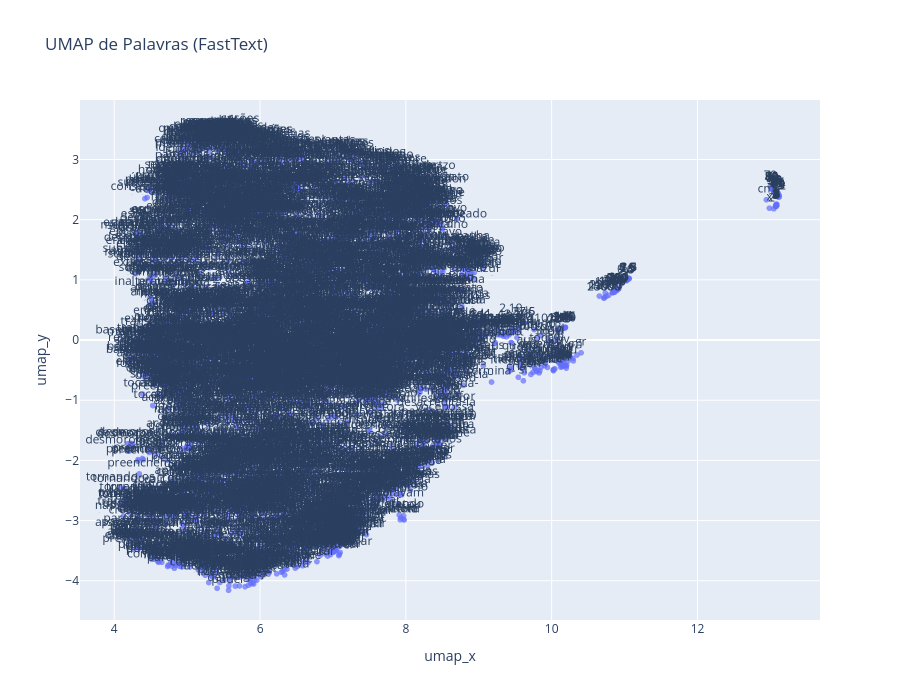

Notebook code cell kept with this figure:
### Code cell
import numpy as np
import umap
import plotly.express as px
import pandas as pd

# 1. Vocabulário único (a partir dos tokens)
vocab = set(word for tokens in txts_train_cleaned_no_stopwords for word in tokens)

# 2. Embeddings das palavras
words = []
vectors = []

for word in vocab:
    try:
        vec = ft.get_word_vector(word)
        words.append(word)
        vectors.append(vec)
    except Exception:
        continue  # ignora se a palavra não estiver no modelo (raro)

vectors = np.vstack(vectors)

# 3. Redução de dimensionalidade com UMAP
X_umap = umap.UMAP(random_state=42).fit_transform(vectors)

# 4. DataFrame para visualização
df_words = pd.DataFrame({
    "umap_x": X_umap[:, 0],
    "umap_y": X_umap[:, 1],
    "palavra": words
})

# 5. Plot com Plotly
fig = px.scatter(
    df_words,
    x="umap_x",
    y="umap_y",
    text="palavra",
    title="UMAP de Palavras (FastText)",
    width=900,
    height=700
)

fig.update_traces(textposition='top center', marker=dict(size=6, opacity=0.7))
fig.show()

### Figure 1 — Plotly figure (JSON) as saved in the notebook; plotly's stock layout.template omitted (floating-point values rounded to 4 significant figures; data arrays with more than 128 entries replaced by an {"elided": "..."} marker saying what was removed)
{"data": [{"hovertemplate": "umap_x=%{x}<br>umap_y=%{y}<br>palavra=%{text}<extra></extra>", "legendgroup": "", "marker": {"color": "#636efa", "opacity": 0.7, "size": 6, "symbol": "circle"}, "mode": "markers+text", "name": "", "showlegend": false, "text": {"elided": "4532 str values"}, "textposition": "top center", "type": "scattergl", "x": {"elided": "4532 float values"}, "xaxis": "x", "y": {"elided": "4532 float values"}, "yaxis": "y"}], "layout": {"height": 700, "legend": {"tracegroupgap": 0}, "title": {"text": "UMAP de Palavras (FastText)"}, "width": 900, "xaxis": {"anchor": "y", "domain": [0, 1], "title": {"text": "umap_x"}}, "yaxis": {"anchor": "x", "domain": [0, 1], "title": {"text": "umap_y"}}}}
